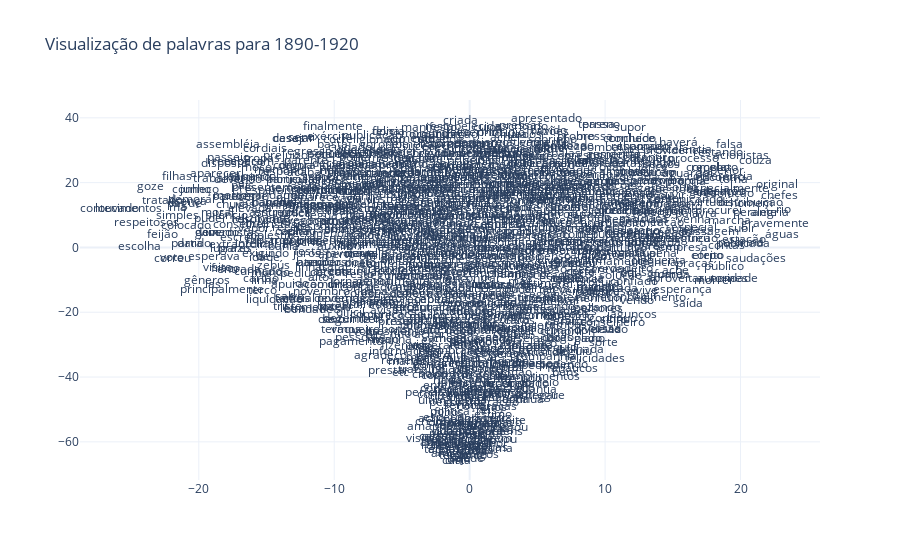

This figure's notebook cell:
### Code cell
x_vals, y_vals, z_vals, labels, counts = reduce_dims(modelo_w2v_1920)
title = 'Visualização de palavras para 1890-1920'
plot_with_plotly(x_vals, y_vals, z_vals, labels, counts, title)

### Figure 1 — Plotly figure (JSON) as saved in the notebook; plotly's stock layout.template omitted (floating-point values rounded to 4 significant figures; data arrays with more than 128 entries replaced by an {"elided": "..."} marker saying what was removed)
{"data": [{"mode": "text", "text": {"elided": "1094 str values"}, "type": "scatter", "x": {"elided": "1094 float values"}, "y": {"elided": "1094 float values"}}], "layout": {"title": {"text": "Visualização de palavras para 1890-1920"}}}
